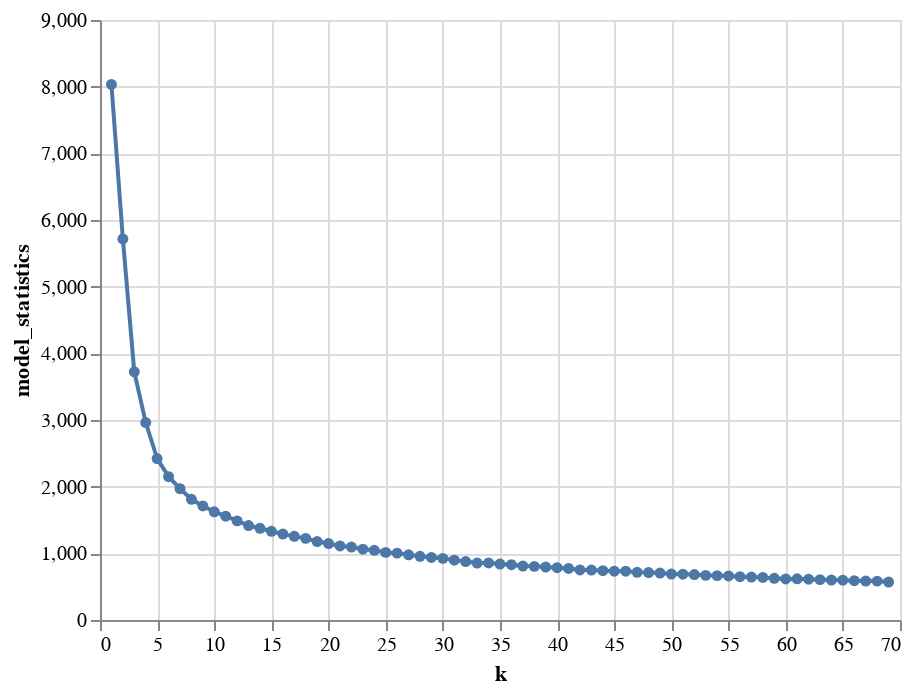

Source (notebook cell):
### Markdown cell above
Next, the knn clustering is tested using a range of 1-70 clusters to determine which value of k would cause the smallest inertia. This was done by creating an elbow plot, from which we could visually choose the value that has the most dramatic reduction in inertia.

### Code cell
coffee_plot=alt.Chart(coffee_model_stats[["k","model_statistics"]]).mark_line(point=True).encode(x="k",y="model_statistics")
coffee_plot

### Figure 1 — Vega-Lite specification as saved in the notebook (floating-point values rounded to 4 significant figures)
{"config": {"view": {"continuousWidth": 400, "continuousHeight": 300}}, "data": {"name": "data-23e49da7b3580d9bdc32e7e9a97397c7"}, "mark": {"type": "line", "point": true}, "encoding": {"x": {"field": "k", "type": "quantitative"}, "y": {"field": "model_statistics", "type": "quantitative"}}, "$schema": "https://vega.github.io/schema/vega-lite/v4.17.0.json", "datasets": {"data-23e49da7b3580d9bdc32e7e9a97397c7": [{"k": 1, "model_statistics": 8034.0}, {"k": 2, "model_statistics": 5717.0}, {"k": 3, "model_statistics": 3722.0}, {"k": 4, "model_statistics": 2961.0}, {"k": 5, "model_statistics": 2422.0}, {"k": 6, "model_statistics": 2150.0}, {"k": 7, "model_statistics": 1970.0}, {"k": 8, "model_statistics": 1811.0}, {"k": 9, "model_statistics": 1710.0}, {"k": 10, "model_statistics": 1623.0}, {"k": 11, "model_statistics": 1557.0}, {"k": 12, "model_statistics": 1487.0}, {"k": 13, "model_statistics": 1417.0}, {"k": 14, "model_statistics": 1376.0}, {"k": 15, "model_statistics": 1331.0}, {"k": 16, "model_statistics": 1289.0}, {"k": 17, "model_statistics": 1255.0}, {"k": 18, "model_statistics": 1225.0}, {"k": 19, "model_statistics": 1177.0}, {"k": 20, "model_statistics": 1147.0}, {"k": 21, "model_statistics": 1111.0}, {"k": 22, "model_statistics": 1095.0}, {"k": 23, "model_statistics": 1061.0}, {"k": 24, "model_statistics": 1046.0}, {"k": 25, "model_statistics": 1014.0}, {"k": 26, "model_statistics": 1003.0}, {"k": 27, "model_statistics": 978.2}, {"k": 28, "model_statistics": 955.0}, {"k": 29, "model_statistics": 938.0}, {"k": 30, "model_statistics": 924.6}, {"k": 31, "model_statistics": 897.1}, {"k": 32, "model_statistics": 876.8}, {"k": 33, "model_statistics": 854.9}, {"k": 34, "model_statistics": 855.3}, {"k": 35, "model_statistics": 838.6}, {"k": 36, "model_statistics": 828.9}, {"k": 37, "model_statistics": 810.0}, {"k": 38, "model_statistics": 804.5}, {"k": 39, "model_statistics": 793.7}, {"k": 40, "model_statistics": 785.2}, {"k": 41, "model_statistics": 773.9}, {"k": 42, "model_statistics": 750.1}, {"k": 43, "model_statistics": 749.4}, {"k": 44, "model_statistics": 738.9}, {"k": 45, "model_statistics": 732.0}, {"k": 46, "model_statistics": 732.1}, {"k": 47, "model_statistics": 714.8}, {"k": 48, "model_statistics": 711.6}, {"k": 49, "model_statistics": 704.2}, {"k": 50, "model_statistics": 689.1}, {"k": 51, "model_statistics": 686.7}, {"k": 52, "model_statistics": 682.2}, {"k": 53, "model_statistics": 669.5}, {"k": 54, "model_statistics": 665.8}, {"k": 55, "model_statistics": 661.1}, {"k": 56, "model_statistics": 649.7}, {"k": 57, "model_statistics": 644.0}, {"k": 58, "model_statistics": 637.7}, {"k": 59, "model_statistics": 626.0}, {"k": 60, "model_statistics": 615.5}, {"k": 61, "model_statistics": 618.0}, {"k": 62, "model_statistics": 612.0}, {"k": 63, "model_statistics": 605.4}, {"k": 64, "model_statistics": 599.6}, {"k": 65, "model_statistics": 596.7}, {"k": 66, "model_statistics": 589.2}, {"k": 67, "model_statistics": 584.2}, {"k": 68, "model_statistics": 583.4}, {"k": 69, "model_statistics": 569.8}]}}
